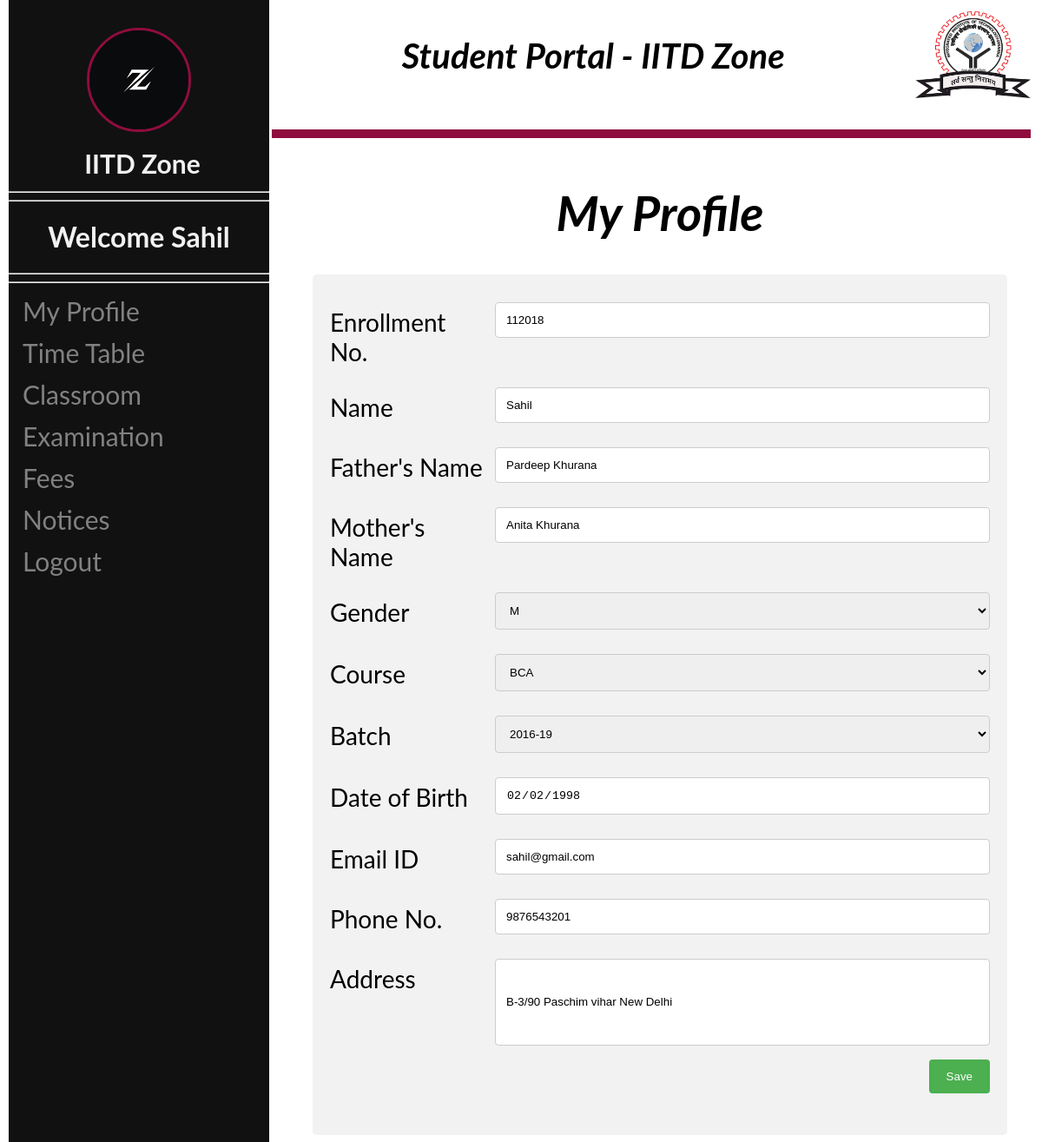
The app's page /stuprofile.php (signed in) with its own data.
### tables this page shows
CREATE TABLE `student` (
  `enroll` varchar(50) NOT NULL,
  `name` varchar(50) NOT NULL,
  `father` varchar(50) NOT NULL,
  `mother` varchar(50) NOT NULL,
  `gender` varchar(10) NOT NULL,
  `Course` varchar(100) NOT NULL,
  `batch` varchar(50) NOT NULL,
  `dob` date NOT NULL,
  `email` varchar(50) NOT NULL,
  `ph` varchar(20) NOT NULL,
  `Address` varchar(100) NOT NULL
);

### stuprofile.php (the view, shortened to what this page needs)
<html>
<head>
</head>
<body>
<?php include("studenthome.php"); ?>
<div class="main">
<div class="content">
<h1><i><b><center> My Profile</center></b></i></h1>
<div class="container">
<?php
	$servername = "localhost";
	$username = "root";
	$password = "";
	$database = "campus";
	$conn = new mysqli($servername, $username, $password, $database);
	if ($conn->connect_error)
		{
    		die("Connection failed: " . $conn->connect_error);
		}
	else
		{
		$uname = $_SESSION['ID'];
		$r = "SELECT * FROM `student` WHERE `name`= \"$uname\"";
		$result = mysqli_query($conn, $r);
		while($row = mysqli_fetch_assoc($result))
			{
			$enroll = $row['enroll'];
			$name = $row['name'];
			$fname = $row['father'];
			$mname = $row['mother'];
			$gender = $row['gender'];
			$course = $row['Course'];
			$batch = $row['batch'];
			$dob = $row['dob'];
			$email = $row['email'];
			$ph = $row['ph'];
			$add = $row['Address'];
	}
	?>
	<form method="post" action="stuprofiledb.php">
<div class="row">
<div class="col-25">
 		<label for="Enrollment No.">Enrollment No.</label>
</div>
<div class="col-75">
     <input class= "not-allowed" type="text"  name="enroll" value="<?php echo $enroll; ?>" readonly/>
</div>
</div>
<div class="row">
<div class="col-25">
 		<label for="Name">Name</label>
 </div>
<div class="col-75">
     <input class= "not-allowed" type="text"  name="name" value="<?php echo $name; ?>" readonly />
</div>
</div>
<div class="row">
<div class="col-25">
      <label for="Father's Name">Father's Name</label>
</div>
<div class="col-75">
     <input class= "not-allowed" type="text"  name="father" value="<?php echo $fname; ?>" readonly />
</div>
</div>
<div class="row">
<div class="col-25">
      <label for="Mother's Name">Mother's Name</label>
</div>
<div class="col-75">
     <input class= "not-allowed" type="text"  name="mother" value="<?php echo $mname; ?> " readonly />
</div>
</div>
<div class="row">
<div class="col-25">
  		<label >Gender</label>
</div>
<div class="col-75">
      	<select  name="gender">
         <option selected><?php echo $gender; ?></select>
</div>
</div>
<div class="row">
<div class="col-25">
<label >Course</label>
</div>
<div class="col-75">
		<select name="Course" required>
		<option selected><?php echo $course; ?>
		</select>
</div>
</div>
<div class="row">
<div class="col-25">
		<label >Batch</label>
</div>
<div class="col-75">
     	<select name="batch" required>
		<option selected><?php echo $batch; ?>
		</select>
</div>
</div>
<div class="row">
<div class="col-25">
		<label for="dob">Date of Birth</label>
</div>
<div class="col-75">
    <input  class= "not-allowed" type="date"  name="dob" value = "<?php echo $dob; ?>" readonly />
</div>
</div>
<div class="row">
<div class="col-25">
		 <label>Email ID</label>
</div>
<div class="col-75">
    <input  class= "not-allowed" type="email"  name="email" value="<?php echo $email; ?>" readonly />
</div>
</div>
<div class="row">
<div class="col-25">
  		<label>Phone No.</label>
</div>
<div  class="col-75">
		<input type="tel"  name="ph" value="<?php echo $ph; ?>" maxlength="10"/>
</div>
</div>
<div class="row">
<div class="col-25">
     <label >Address</label>
</div>
<div class="col-75">
      <input type="text" name="Address" value="<?php echo $add; ?>" style="height:100px">
</div>
</div>
    <div class="row">
  <input type="submit" value="Save">
    </div>
  </form>
</div>
<?php
}
?></div></div>
</body>
</html>

### stuprofile.php (style rules this page uses)
body { font-family: Arial, Helvetica, sans-serif; }
* { box-sizing: border-box; }
input[type=text], input[type=date] ,input[type=email], input[type=tel], select { width: 100%; padding: 12px; border: 1px solid #ccc; border-radius: 4px; box-sizing: border-box; margin-top: 6px; margin-bottom: 16px; resize: vertical; }
input[type=submit] { background-color: #4CAF50; color: white; padding: 12px 20px; border: none; border-radius: 4px; cursor: pointer; float: right }
.container { border-radius: 5px; background-color: #f2f2f2; padding: 20px; }
.content { max-width: 800px; margin: auto; }
.not-allowed { cursor: not-allowed; }
label { padding: 12px 12px 12px 0; display: inline-block; }
.col-25 { float: left; width: 25%; margin-top: 6px; }
.col-75 { float: left; width: 75%; margin-top: 6px; }
.row:after { content: ""; display: table; clear: both; }

### studenthome.php (style rules this page uses)
body { font-family: "Lato", sans-serif; }
.main { margin-left: 320px; font-size: 28px; padding: 0px 10px; }

### records on screen
student: enroll "112018", name "Sahil", father "Pardeep Khurana", mother "Anita Khurana", gender "M", Course "BCA", batch "2016-19", dob "02/02/1998", email "sahil@gmail.com", ph "9876543201", Address "B-3/90 Paschim vihar New Delhi"

### other values on screen
$_SESSION['ID'] "Sahil"
